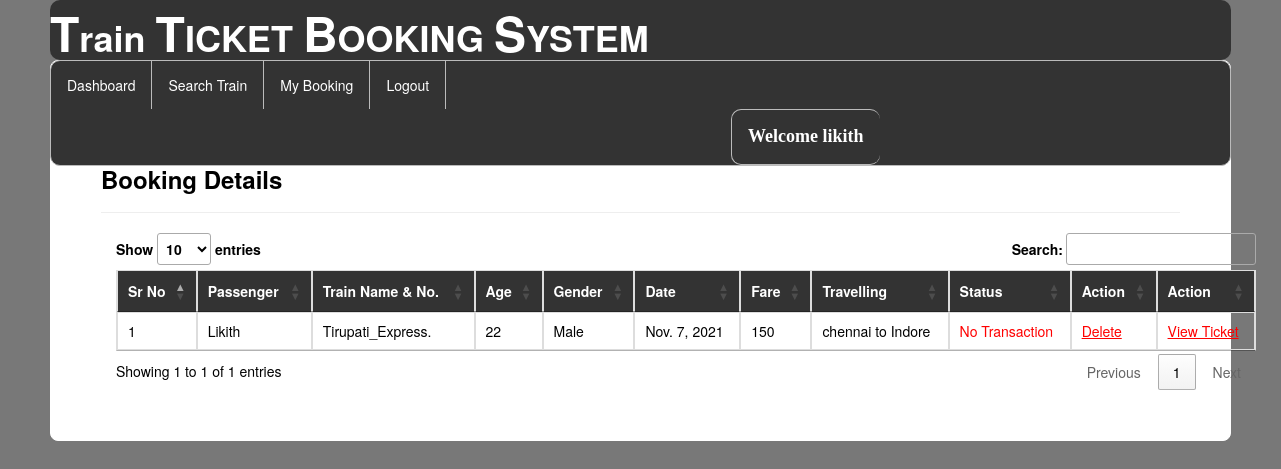
The page /my_booking/ (signed in) on the database its author committed.
### railway/models.py (models this page shows, shortened)
class Passenger(models.Model):
    user = models.ForeignKey(Register,on_delete=models.CASCADE,null=True)
    train = models.ForeignKey(Add_Train,on_delete=models.CASCADE,null=True)
    name = models.CharField(max_length=100,null=True)
    age = models.IntegerField(null=True)
    gender = models.CharField(max_length=30,null=True)
    route=models.CharField(max_length=100,null=True)
    status = models.CharField(max_length=30,null=True)
    date1 = models.DateField(null=True)
    fare = models.IntegerField(null=True)

class Add_Train(models.Model):
    trainname = models.CharField(max_length=30,null=True)
    train_no = models.IntegerField(null=True)
    from_city = models.CharField(max_length=30,null=True)
    to_city = models.CharField(max_length=30,null=True)
    departuretime=models.CharField(max_length=30,null=True)
    arrivaltime=models.CharField(max_length=30,null=True)
    trevaltime=models.CharField(max_length=100,null=True)
    distance=models.IntegerField(null=True)
    img=models.FileField(null=True)

### railway/views.py (the view)
# urls.py: path('my_booking/',my_booking,name="my_booking"),
def my_booking(request):
    if not request.user.is_authenticated:
        return redirect('login')
    user2 = User.objects.filter(username=request.user.username).get()
    user1 = Register.objects.filter(user=user2).get()
    pro = Passenger.objects.filter(user=user1)
    book = Book_ticket.objects.filter(user=user1)
    d = {'user':user1,'pro':pro,'book':book}
    return render(request,'my_booking.html',d)

### railway/templates/my_booking.html (shortened to what this page needs)
{% extends 'navigation2.html' %}
{% load static %}
{% block b %}
<div style="color:Black;border:1px solid white;border-radius:8px;background-color:white;padding:50px">
        <h3><strong>Booking Details</strong></h3><hr>
<div class="container">
<table class="table table-bordered" id="myTable">
  <thead style="color:white;background-color:#333">
  <tr>
    <th>Sr No</th>
    <th>Passenger</th>
      <th>Train Name & No.</th>
      <th>Age</th>
    <th>Gender</th>
    <th>Date</th>
       <th>Fare</th>
       <th>Travelling</th>
       <th>Status</th>
    <th>Action</th>
     <th>Action</th>
  </tr>
  </thead>
   <tbody>
    {% for i in pro %}
  <tr>
    <td>{{forloop.counter}}</td>
    <td>{{i.name}}</td>
    <td>{{i.train.trainname}}. {{i.train.tran_no}}</td>
      <td>{{i.age}}</td>
      <td>{{i.gender}}</td>
      <td>{{i.date1}}</td>
      <td>{{i.fare}}</td>
      <td>{{i.route}}</td>
      {% if i.status == 'set' %}
      <td style="color:green">Booking Confirmed</td>
      {% else %}
      <td style="color:red">No Transaction</td>
      {% endif %}
    <td><a href="{% url 'delte_my_booking' i.id %}" style="color:red"><u>Delete</u></a>
    <td><a href="{% url 'view_ticket' i.id %}" style="color:red"><u>View&nbsp;Ticket</u></a>
    </td>
  </tr>
    {% endfor %}
    </tbody>
</table>
 </div>
</div>
{% endblock %}

### railway/templates/navigation2.html (shortened to what this page needs)
{% extends 'head.html' %}
{% load static %}
{% block body %}
<link rel = stylesheet href = "//cdn.datatables.net/1.10.19/css/jquery.dataTables.min.css">
<ul class="id2">
  <li class="id1"><a href="{% url 'dashboard' %}">Dashboard</a></li>
  <li class="id1"><a href="{% url 'search_train' %}">Search Train</a></li>
  <li class="id1"><a href="{% url 'my_booking' %}">My Booking</a></li>
  <li class="id1"><a href="{% url 'log_out' %}">Logout</a></li>
    <li class="id2" style="margin-left:680px"><a href="" style="color:white"><strong style="font-size:18px;font-family:cursive">Welcome {{request.user.username}}</strong></a></li>
</ul>
{% block b %}
{% endblock %}
{% endblock %}

### railway/templates/navigation2.html (style rules this page uses)
.id2 { list-style-type: none; margin: 0; padding: 0; overflow: hidden; background-color: #333; border-radius:10px; border:1px solid #bbb; }
.id1 { float: left; border-right:1px solid #bbb; }
.id2 { float: left; border-left:1px solid #bbb; }
li:last-child { border-right: none; }
li a { display: block; color: white; text-align: center; padding: 14px 16px; text-decoration: none; }

### rows shown on the page
Passenger: name "Likith", train.trainname "Tirupati_Express", age "22", gender "Male", date1 "Nov. 7, 2021", fare "150", route "chennai to Indore", shows "No Transaction"

### other values the page prints
{{ request.user.username }} "likith"
